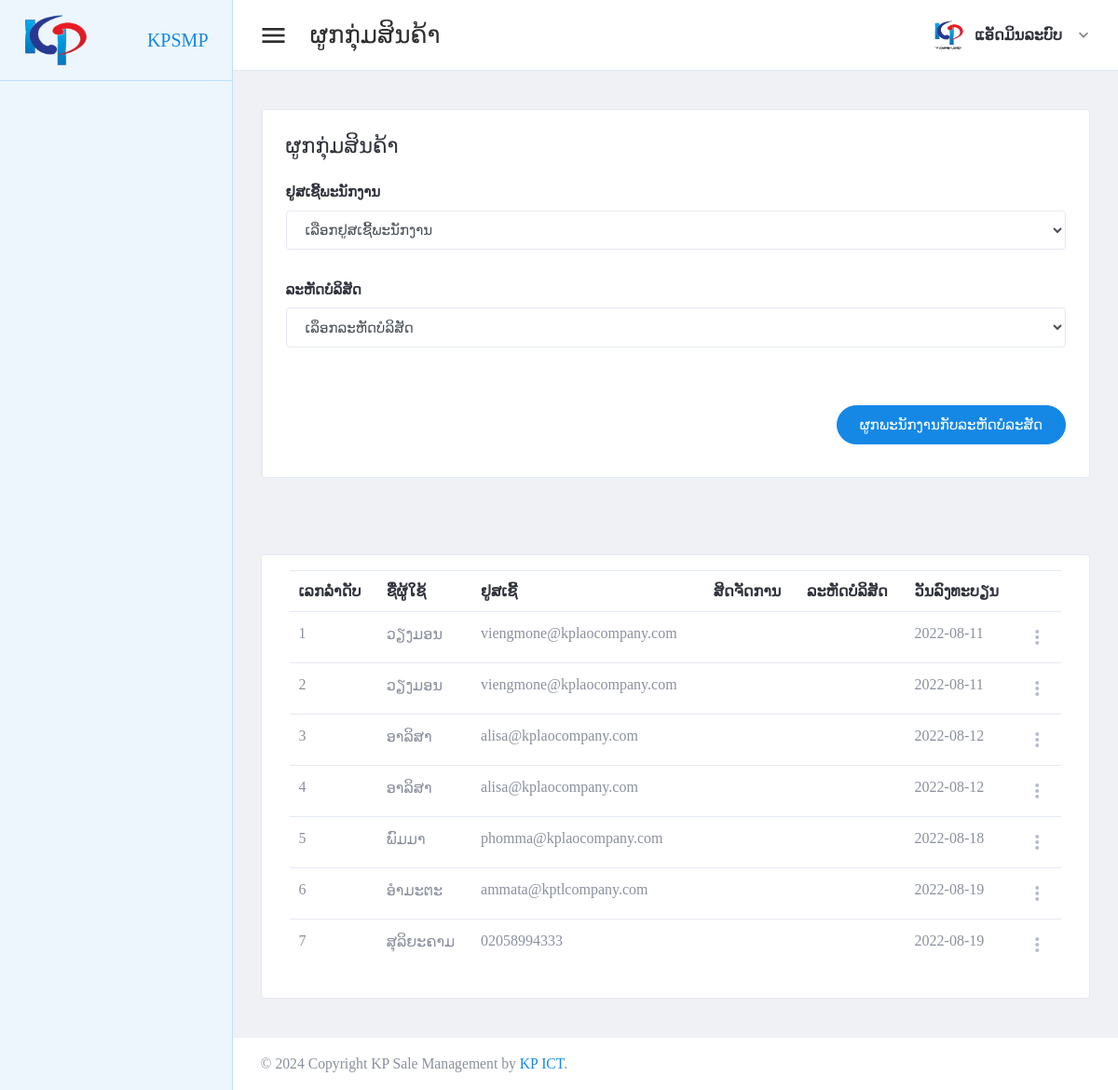
The page /page/staff-item-code.php (signed in) on the database its author committed.
### tables this page shows
create table tbl_staff_item_code (
    sic_id int not null PRIMARY KEY AUTO_INCREMENT,
    icc_id int,
    use_by int,
    date_register date
);

create table tbl_user_staff (
    usid int not null PRIMARY KEY AUTO_INCREMENT,
    full_name varchar(300),
    user_name varchar(30),
    company_name varchar(20),
    comcode_type varchar(20),
    user_password varchar(30),
    role_id int,
    depart_id int,
    user_status int,
    date_register date
);

### page/staff-item-code.php (the view, shortened to what this page needs)
<?php
include("../setting/conn.php");
?>
<html lang="en" dir="ltr">
<head>
	<?php
	include("../setting/callcss.php");
	?>
</head>
<body class="navbar-fixed sidebar-fixed" id="body">
	<div class="wrapper">
		<?php include "menu.php"; ?>
		<div class="page-wrapper">
			<?php
			include "header.php";
			?>
			<div class="content-wrapper">
				<div class="content">
					<div class="email-wrapper rounded border bg-white">
						<div class="row no-gutters justify-content-center">
							<div class=" col-xxl-12">
								<div class="email-right-column  email-body p-4 p-xl-5">
									<div class="email-body-head mb-5 ">
										<h4 class="text-dark">ຜູກກຸ່ມສິນຄ້າ</h4>
									</div>
									<form method="post" id="joinstaffitem">
										<div class="row">
											<div class="form-group  col-lg-12">
												<label class="text-dark font-weight-medium">ຢູສເຊີ້ພະນັກງານ</label>
												<div class="form-group">
													<select class=" form-control font" name="staff_id" id="staff_id">
														<option value=""> ເລືອກຢູສເຊີ້ພະນັກງານ </option>
													</select>
												</div>
											</div>
											<div class="form-group  col-lg-12">
												<label class="text-dark font-weight-medium">ລະຫັດບໍລິສັດ</label>
												<div class="form-group">
													<select class=" form-control font" name="icc_id" id="icc_id">
														<option value=""> ເລຶອກລະຫັດບໍລິສັດ </option>
													</select>
												</div>
											</div>
										</div>
										<div class="d-flex justify-content-end mt-6">
											<button type="submit" class="btn btn-primary mb-2 btn-pill">ຜູກພະນັກງານກັບລະຫັດບໍລະສັດ</button>
										</div>
									</form>
								</div>
							</div>
						</div>
					</div>
				</div>
			</div>
			<div class="content-wrapper">
				<div class="content">
					<div class="card card-default">
						<div class="card-body">
							<table id="productsTable" class="table table-hover table-product" style="width:100%">
								<thead>
									<tr>
										<th>ເລກລຳດັບ</th>
										<th>ຊື່ຜູ້ໃຊ້</th>
										<th>ຢູສເຊີ້</th>
										<th>ສິດຈັດການ</th>
										<th>ລະຫັດບໍລິສັດ</th>
										<th>ວັນລົງທະບຽນ</th>
										<th></th>
									</tr>
								</thead>
								<tbody>
									<?php
									$stmt4 = $conn->prepare(" select  sic_id,user_name,full_name,name_company,a.date_register as date_register,company_code
                                    from tbl_staff_item_code a
                                    left join tbl_user_staff b on a.use_by = b.usid
                                    left join tbl_item_company_code c on a.icc_id =c.icc_id ");
									$stmt4->execute();
									if ($stmt4->rowCount() > 0) {
										while ($row4 = $stmt4->fetch(PDO::FETCH_ASSOC)) {
											$sic_id = $row4['sic_id'];
											$user_name = $row4['user_name'];
											$full_name = $row4['full_name'];
											$name_company = $row4['name_company'];
											$company_code = $row4['company_code'];
											$date_register = $row4['date_register'];
									?>
											<tr>
												<td><?php echo "$sic_id"; ?></td>
												<td><?php echo "$full_name"; ?></td>
												<td><?php echo "$user_name"; ?></td>
												<td><?php echo "$name_company"; ?></td>
												<td><?php echo "$company_code"; ?></td>
												<td><?php echo "$date_register"; ?></td>
												<td>
													<div class="dropdown">
														<a class="dropdown-toggle icon-burger-mini" href="#" role="button" id="dropdownMenuLink" data-toggle="dropdown" aria-haspopup="true" aria-expanded="false" data-display="static">
														</a>
													</div>
												</td>
											</tr>
									<?php
										}
									}
									?>
								</tbody>
							</table>
						</div>
					</div>
				</div>
			</div>
			<?php include "footer.php"; ?>
		</div>
	</div>
</body>
</html>

### rows shown on the page
tbl_staff_item_code: sic_id "1", tbl_user_staff.full_name "ວຽງມອນ", tbl_user_staff.user_name "viengmone@kplaocompany.com", date_register "2022-08-11"
tbl_staff_item_code: sic_id "2", tbl_user_staff.full_name "ວຽງມອນ", tbl_user_staff.user_name "viengmone@kplaocompany.com", date_register "2022-08-11"
tbl_staff_item_code: sic_id "3", tbl_user_staff.full_name "ອາລິສາ", tbl_user_staff.user_name "alisa@kplaocompany.com", date_register "2022-08-12"
tbl_staff_item_code: sic_id "4", tbl_user_staff.full_name "ອາລິສາ", tbl_user_staff.user_name "alisa@kplaocompany.com", date_register "2022-08-12"
tbl_staff_item_code: sic_id "5", tbl_user_staff.full_name "ພົມມາ", tbl_user_staff.user_name "phomma@kplaocompany.com", date_register "2022-08-18"
tbl_staff_item_code: sic_id "6", tbl_user_staff.full_name "ອໍາມະຕະ", tbl_user_staff.user_name "ammata@kptlcompany.com", date_register "2022-08-19"
tbl_staff_item_code: sic_id "7", tbl_user_staff.full_name "ສຸລິຍະຄາມ", tbl_user_staff.user_name "02058994333", date_register "2022-08-19"

### other values the page prints
$header_name "ຜູກກຸ່ມສິນຄ້າ"
$full_name "ແອັດມິນລະບົບ"
